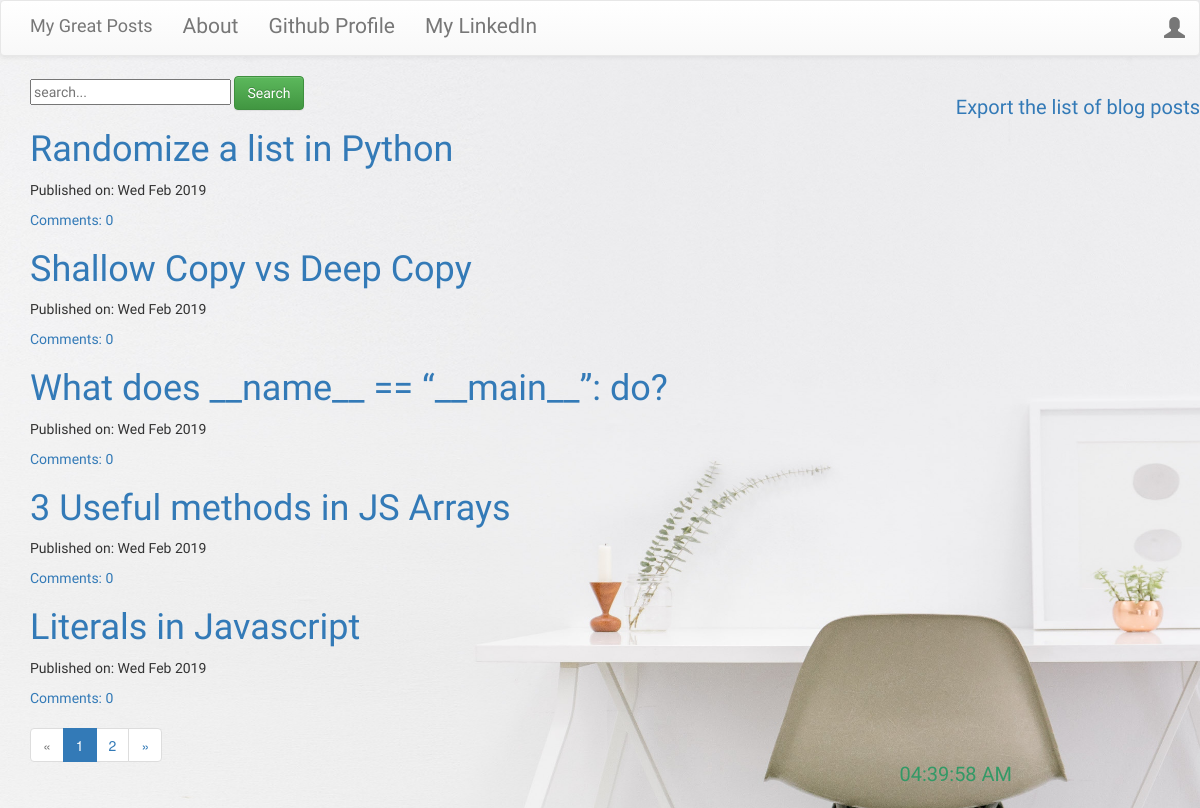
The page / on the database its author committed.
### blog/models.py (models this page shows, shortened)
class Post(models.Model):
    author = models.ForeignKey('auth.User' ,on_delete=models.CASCADE)
    title = models.CharField(max_length=200)
    text = models.TextField()
    created_date = models.DateTimeField(default=timezone.now)
    published_date = models.DateTimeField(blank=True, null=True)
    def approve_comments(self):
        return self.comments.filter(approved_comment=True)

### blog/views.py (the view)
# urls.py: url(r'^$',views.PostListView.as_view(paginate_by=5),name='post_list'),
class PostListView(ListView):
    model = Post
    paginate_by = 2
    def get_queryset(self):
        return Post.objects.filter(published_date__lte=timezone.now()).order_by('-published_date')
        logger.info("Someone viewed the list of blogs")

### blog/templates/blog/post_list.html (shortened to what this page needs)
{% extends 'blog/base.html' %}
{% block content %}
<form method="GET" id ="search" action="{% url 'posts' %}">
  <input name="q" value="{{request.GET.q}}" placeholder="search...">
  <button type="submit" class="btn btn-success">Search</button>
</form>
<div class="centerstage">
    {% for post in post_list %}
        <div class="post">
            <h1><a href="{% url 'post_detail' pk=post.pk %}">{{ post.title }}</a></h1>
            <div class="date">
                <p>Published on: {{ post.published_date|date:"D M Y"}}</p>
            </div>
            <a href="{% url 'post_detail' pk=post.pk %}">Comments: {{ post.approve_comments.count }}</a>
        </div>
    {% endfor %}
</div>
<div class="footer">
  {% if is_paginated %}
    <ul class="pagination">
      {% if page_obj.has_previous %}
        <li><a href="?page={{ page_obj.previous_page_number }}">&laquo;</a></li>
      {% else %}
        <li class="disabled"><span>&laquo;</span></li>
      {% endif %}
      {% for i in paginator.page_range %}
        {% if page_obj.number == i %}
          <li class="active"><span>{{ i }} <span class="sr-only">(current)</span></span></li>
        {% else %}
          <li><a href="?page={{ i }}">{{ i }}</a></li>
        {% endif %}
      {% endfor %}
      {% if page_obj.has_next %}
        <li><a href="?page={{ page_obj.next_page_number }}">&raquo;</a></li>
      {% else %}
        <li class="disabled"><span>&raquo;</span></li>
      {% endif %}
    </ul>
  {% endif %}
</div>
{% endblock %}
{% block export %}
<div class="exports">
      <h1><a href="{% url 'pdf' %}">Export the list of blog posts</a></h1>
<div id="MyClockDisplay" class="clock"></div>
</div>
{% endblock %}

### blog/templates/blog/base.html (shortened to what this page needs)
<!DOCTYPE html>
{% load static %}
<html>
    <head>
        <link rel="stylesheet" href="{% static 'css/blog.css' %}">
        <link rel="stylesheet" href="https://maxcdn.bootstrapcdn.com/bootstrap/3.3.7/css/bootstrap.min.css">
        <link rel="stylesheet" href="https://maxcdn.bootstrapcdn.com/bootstrap/3.3.7/css/bootstrap-theme.min.css">
        <link rel="stylesheet" href="//cdn.jsdelivr.net/medium-editor/latest/css/medium-editor.min.css" type="text/css" media="screen" charset="utf-8">
<body class='loader' onload="showTime();">
  <nav class="navbar navbar-default techfont custom-navbar">
    <div class="container">
      <ul class="nav navbar-nav">
        <li><a class='navbar-brand bigbrand' href="{% url 'post_list' %}">My Great Posts</a></li>
        <li><a href="{% url 'about'%}">About</a></li>
        <li><a href="https://github.com/raviteja501">Github Profile</a></li>
        <li><a href="https://www.linkedin.com/in/ravitejavangala/" target="_blank">My LinkedIn</a></li>
      </ul>
      <ul class="nav navbar-nav navbar-right">
        {% if user.is_authenticated %}
        <li>
          <a href="{% url 'post_new' %}" >New Post</a>
        </li>
        <li>
          <a href="{% url 'post_draft_list' %}">Drafts</a>
        </li>
        <li>
          <a href="{% url 'leverage'%}">Leverage</a>
        </li>
        <li>
          <a href="{% url 'logout' %}" >Log out</a>
        </li>
        <li>
          <a >Welcome: {{ user.username }}</a>
        </li>
          {% else %}
          <li><a class='nav navbar-right' href="{% url 'login' %}" ><span class="glyphicon glyphicon-user"></span></a></li>
        {% endif %}
      </ul>
  </div>
</nav>
{% block export %}
{% endblock %}
        <div class="content container">
            <div class="row">
                <div class="col-md-8">
                  <div class="blog_posts">
                    {% block content %}
                    {% endblock %}
                  </div>
                </div>
            </div>
        </div>
</body>
</html>

### blog/static/css/blog.css (style rules this page uses)
body { background: url("/static/images/background.jpg") no-repeat; background-size:100%; background-size: 1800px 900px; }
.clock { transform: translateX(-50%) translateY(-50%); font-size: 20px; font-family: 'Boogaloo', cursive; color: #339966; position: absolute; text-align: center; bottom: 5px; }
.techfont { font-family: 'Boogaloo', cursive; font-size: 1.5em; margin-bottom: 10px; }
.centerstage { font-family: 'Boogaloo', cursive; margin-left: auto; margin-right: auto; }
.bigbrand { font-size: 1.5em; }
div.exports { float: right; margin: auto; }
.exports h1 { font-size: 20px; font-family: 'Boogaloo', cursive; }
.footer { height: 100px; width:100%; position: absolute; margin-left: auto; margin-right: auto; }
#search { font-family: 'Boogaloo', cursive; }

### rows shown on the page
Post: title "Randomize a list in Python", published_date "Wed Feb 2019", approve_comments.count "0"
Post: title "Shallow Copy vs Deep Copy", published_date "Wed Feb 2019", approve_comments.count "0"
Post: title "What does __name__ == “__main__”: do?", published_date "Wed Feb 2019", approve_comments.count "0"
Post: title "3 Useful methods in JS Arrays", published_date "Wed Feb 2019", approve_comments.count "0"
Post: title "Literals in Javascript", published_date "Wed Feb 2019", approve_comments.count "0"

### other values the page prints
{{ i }} "1"
{{ i }} "2"
